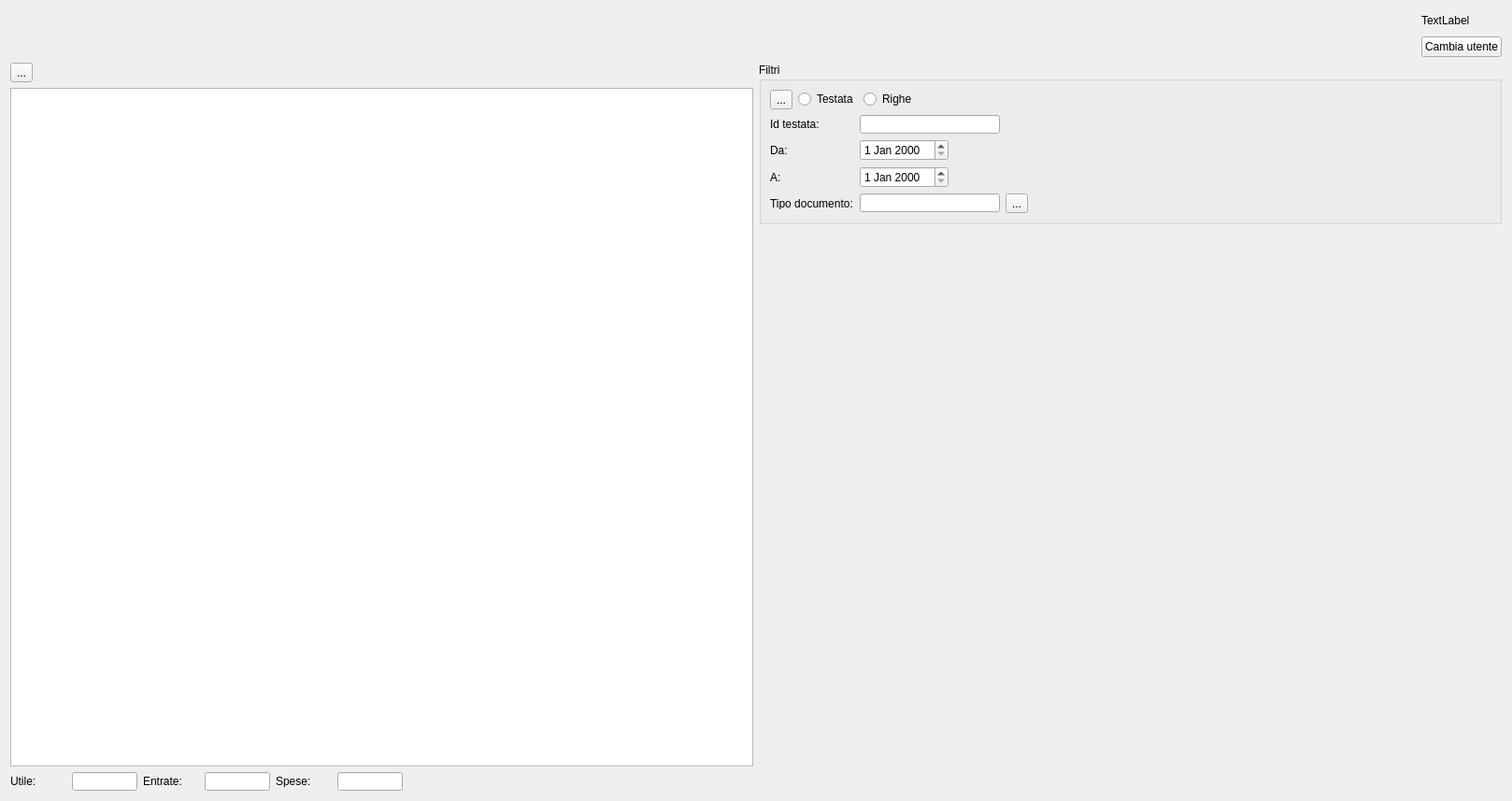
<?xml version="1.0" encoding="UTF-8"?>
<ui version="4.0">
 <class>screenEsploraDocumenti</class>
 <widget class="QWidget" name="screenEsploraDocumenti">
  <property name="geometry">
   <rect>
    <x>0</x>
    <y>0</y>
    <width>1618</width>
    <height>849</height>
   </rect>
  </property>
  <property name="windowTitle">
   <string>Form</string>
  </property>
  <layout class="QGridLayout" name="gridLayout_12">
   <item row="0" column="0" colspan="2">
    <layout class="QGridLayout" name="gridLayout_3">
     <item row="0" column="2">
      <layout class="QGridLayout" name="gridLayout_2">
       <item row="1" column="0">
        <widget class="QPushButton" name="button_cambiaLogin">
         <property name="text">
          <string>Cambia utente</string>
         </property>
        </widget>
       </item>
       <item row="0" column="0">
        <widget class="QLabel" name="label_utenteLog">
         <property name="text">
          <string>TextLabel</string>
         </property>
        </widget>
       </item>
      </layout>
     </item>
     <item row="0" column="1">
      <spacer name="horizontalSpacer">
       <property name="orientation">
        <enum>Qt::Horizontal</enum>
       </property>
       <property name="sizeHint" stdset="0">
        <size>
         <width>40</width>
         <height>20</height>
        </size>
       </property>
      </spacer>
     </item>
     <item row="0" column="0">
      <widget class="QWidget" name="w_toolBar" native="true">
       <property name="minimumSize">
        <size>
         <width>500</width>
         <height>50</height>
        </size>
       </property>
       <property name="maximumSize">
        <size>
         <width>500</width>
         <height>50</height>
        </size>
       </property>
       <layout class="QGridLayout" name="gridLayout">
        <item row="0" column="0">
         <layout class="QHBoxLayout" name="layoyt_toolbar"/>
        </item>
       </layout>
      </widget>
     </item>
    </layout>
   </item>
   <item row="1" column="0" rowspan="2">
    <layout class="QGridLayout" name="gridLayout_10">
     <item row="1" column="0">
      <widget class="QTableView" name="tableViewEsploraDoc">
       <property name="minimumSize">
        <size>
         <width>500</width>
         <height>0</height>
        </size>
       </property>
       <property name="maximumSize">
        <size>
         <width>16777215</width>
         <height>16777215</height>
        </size>
       </property>
      </widget>
     </item>
     <item row="2" column="0">
      <layout class="QGridLayout" name="gridLayout_9" rowstretch="0">
       <property name="sizeConstraint">
        <enum>QLayout::SetFixedSize</enum>
       </property>
       <item row="0" column="0">
        <widget class="QLabel" name="labelTotale">
         <property name="minimumSize">
          <size>
           <width>60</width>
           <height>13</height>
          </size>
         </property>
         <property name="maximumSize">
          <size>
           <width>60</width>
           <height>13</height>
          </size>
         </property>
         <property name="text">
          <string>Utile:</string>
         </property>
        </widget>
       </item>
       <item row="0" column="4">
        <widget class="QLabel" name="labelTotale_2">
         <property name="minimumSize">
          <size>
           <width>60</width>
           <height>13</height>
          </size>
         </property>
         <property name="maximumSize">
          <size>
           <width>60</width>
           <height>13</height>
          </size>
         </property>
         <property name="text">
          <string>Spese:</string>
         </property>
        </widget>
       </item>
       <item row="0" column="3">
        <widget class="QLineEdit" name="l_viewTotaleEntrate">
         <property name="minimumSize">
          <size>
           <width>70</width>
           <height>20</height>
          </size>
         </property>
         <property name="maximumSize">
          <size>
           <width>70</width>
           <height>20</height>
          </size>
         </property>
        </widget>
       </item>
       <item row="0" column="6">
        <spacer name="horizontalSpacer_5">
         <property name="orientation">
          <enum>Qt::Horizontal</enum>
         </property>
         <property name="sizeHint" stdset="0">
          <size>
           <width>40</width>
           <height>20</height>
          </size>
         </property>
        </spacer>
       </item>
       <item row="0" column="2">
        <widget class="QLabel" name="labelTotale_3">
         <property name="minimumSize">
          <size>
           <width>60</width>
           <height>13</height>
          </size>
         </property>
         <property name="maximumSize">
          <size>
           <width>60</width>
           <height>13</height>
          </size>
         </property>
         <property name="text">
          <string>Entrate:</string>
         </property>
        </widget>
       </item>
       <item row="0" column="5">
        <widget class="QLineEdit" name="l_viewTotaleSpese">
         <property name="minimumSize">
          <size>
           <width>70</width>
           <height>20</height>
          </size>
         </property>
         <property name="maximumSize">
          <size>
           <width>70</width>
           <height>20</height>
          </size>
         </property>
        </widget>
       </item>
       <item row="0" column="1">
        <widget class="QLineEdit" name="l_viewTotaleDoc">
         <property name="minimumSize">
          <size>
           <width>70</width>
           <height>20</height>
          </size>
         </property>
         <property name="maximumSize">
          <size>
           <width>70</width>
           <height>20</height>
          </size>
         </property>
        </widget>
       </item>
      </layout>
     </item>
     <item row="0" column="0">
      <widget class="QToolButton" name="tb_salvaCsv">
       <property name="text">
        <string>...</string>
       </property>
      </widget>
     </item>
    </layout>
   </item>
   <item row="1" column="1">
    <widget class="QGroupBox" name="groupBox">
     <property name="title">
      <string>Filtri</string>
     </property>
     <layout class="QGridLayout" name="gridLayout_13">
      <item row="0" column="0">
       <layout class="QGridLayout" name="gridLayout_8">
        <item row="0" column="0">
         <widget class="QToolButton" name="tb_cercaDett">
          <property name="text">
           <string>...</string>
          </property>
         </widget>
        </item>
        <item row="0" column="1">
         <widget class="QRadioButton" name="r_testata">
          <property name="text">
           <string>Testata</string>
          </property>
         </widget>
        </item>
        <item row="0" column="2">
         <widget class="QRadioButton" name="r_righe">
          <property name="text">
           <string>Righe</string>
          </property>
         </widget>
        </item>
        <item row="0" column="3">
         <spacer name="horizontalSpacer_6">
          <property name="orientation">
           <enum>Qt::Horizontal</enum>
          </property>
          <property name="sizeHint" stdset="0">
           <size>
            <width>40</width>
            <height>20</height>
           </size>
          </property>
         </spacer>
        </item>
       </layout>
      </item>
      <item row="1" column="0">
       <layout class="QGridLayout" name="gridLayout_6">
        <item row="0" column="0">
         <widget class="QLabel" name="label_3">
          <property name="minimumSize">
           <size>
            <width>90</width>
            <height>13</height>
           </size>
          </property>
          <property name="maximumSize">
           <size>
            <width>90</width>
            <height>13</height>
           </size>
          </property>
          <property name="text">
           <string>Id testata:</string>
          </property>
         </widget>
        </item>
        <item row="0" column="1">
         <widget class="QLineEdit" name="l_cercaIdTestata">
          <property name="minimumSize">
           <size>
            <width>150</width>
            <height>20</height>
           </size>
          </property>
          <property name="maximumSize">
           <size>
            <width>150</width>
            <height>20</height>
           </size>
          </property>
         </widget>
        </item>
        <item row="0" column="2">
         <spacer name="horizontalSpacer_4">
          <property name="orientation">
           <enum>Qt::Horizontal</enum>
          </property>
          <property name="sizeHint" stdset="0">
           <size>
            <width>40</width>
            <height>20</height>
           </size>
          </property>
         </spacer>
        </item>
       </layout>
      </item>
      <item row="2" column="0">
       <layout class="QGridLayout" name="gridLayout_4">
        <item row="0" column="1">
         <widget class="QDateEdit" name="dataEditCercaDa"/>
        </item>
        <item row="0" column="0">
         <widget class="QLabel" name="label">
          <property name="minimumSize">
           <size>
            <width>90</width>
            <height>13</height>
           </size>
          </property>
          <property name="maximumSize">
           <size>
            <width>90</width>
            <height>13</height>
           </size>
          </property>
          <property name="text">
           <string>Da:</string>
          </property>
         </widget>
        </item>
        <item row="0" column="2">
         <spacer name="horizontalSpacer_2">
          <property name="orientation">
           <enum>Qt::Horizontal</enum>
          </property>
          <property name="sizeHint" stdset="0">
           <size>
            <width>40</width>
            <height>20</height>
           </size>
          </property>
         </spacer>
        </item>
       </layout>
      </item>
      <item row="3" column="0">
       <layout class="QGridLayout" name="gridLayout_5">
        <item row="0" column="2">
         <spacer name="horizontalSpacer_3">
          <property name="orientation">
           <enum>Qt::Horizontal</enum>
          </property>
          <property name="sizeHint" stdset="0">
           <size>
            <width>40</width>
            <height>20</height>
           </size>
          </property>
         </spacer>
        </item>
        <item row="0" column="1">
         <widget class="QDateEdit" name="dataEditCercaDa_2"/>
        </item>
        <item row="0" column="0">
         <widget class="QLabel" name="label_2">
          <property name="minimumSize">
           <size>
            <width>90</width>
            <height>13</height>
           </size>
          </property>
          <property name="maximumSize">
           <size>
            <width>90</width>
            <height>13</height>
           </size>
          </property>
          <property name="text">
           <string>A:</string>
          </property>
         </widget>
        </item>
       </layout>
      </item>
      <item row="4" column="0">
       <layout class="QGridLayout" name="gridLayout_11">
        <item row="0" column="0">
         <widget class="QLabel" name="label_4">
          <property name="minimumSize">
           <size>
            <width>90</width>
            <height>13</height>
           </size>
          </property>
          <property name="maximumSize">
           <size>
            <width>90</width>
            <height>13</height>
           </size>
          </property>
          <property name="text">
           <string>Tipo documento:</string>
          </property>
         </widget>
        </item>
        <item row="0" column="1">
         <widget class="QLineEdit" name="l_cercaTipoDoc">
          <property name="minimumSize">
           <size>
            <width>150</width>
            <height>20</height>
           </size>
          </property>
          <property name="maximumSize">
           <size>
            <width>150</width>
            <height>20</height>
           </size>
          </property>
         </widget>
        </item>
        <item row="0" column="3">
         <spacer name="horizontalSpacer_7">
          <property name="orientation">
           <enum>Qt::Horizontal</enum>
          </property>
          <property name="sizeHint" stdset="0">
           <size>
            <width>40</width>
            <height>20</height>
           </size>
          </property>
         </spacer>
        </item>
        <item row="0" column="2">
         <widget class="QToolButton" name="tb_tipoDoc">
          <property name="text">
           <string>...</string>
          </property>
         </widget>
        </item>
       </layout>
      </item>
     </layout>
    </widget>
   </item>
   <item row="2" column="1">
    <widget class="QWidget" name="widget" native="true">
     <property name="minimumSize">
      <size>
       <width>600</width>
       <height>600</height>
      </size>
     </property>
     <layout class="QGridLayout" name="gridLayout_7">
      <item row="0" column="0">
       <layout class="QVBoxLayout" name="layoutDettaglioDoc"/>
      </item>
     </layout>
    </widget>
   </item>
  </layout>
 </widget>
 <tabstops>
  <tabstop>button_cambiaLogin</tabstop>
  <tabstop>tableViewEsploraDoc</tabstop>
  <tabstop>tb_cercaDett</tabstop>
  <tabstop>l_cercaIdTestata</tabstop>
  <tabstop>dataEditCercaDa</tabstop>
  <tabstop>dataEditCercaDa_2</tabstop>
  <tabstop>l_viewTotaleDoc</tabstop>
  <tabstop>l_viewTotaleEntrate</tabstop>
  <tabstop>l_viewTotaleSpese</tabstop>
 </tabstops>
 <resources/>
 <connections/>
</ui>
